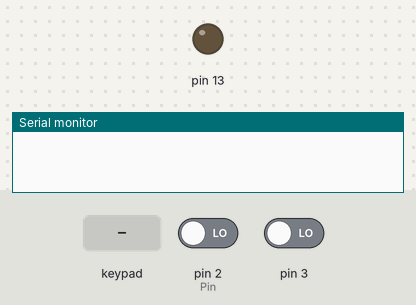
The sketch below on a simulated Arduino Uno, built with avr-gcc and run on an emulated ATmega328P. Parts: output pins drawn as LEDs (lit = HIGH), the last lines printed to the serial monitor. The test bench sets the inputs (shaded band); at power-on: pin 2 (Pin) LOW, pin 3 LOW.

Above: at 1.2 s.
1.3 s: pin 2 (Pin) driven HIGH
At 2.0 s:
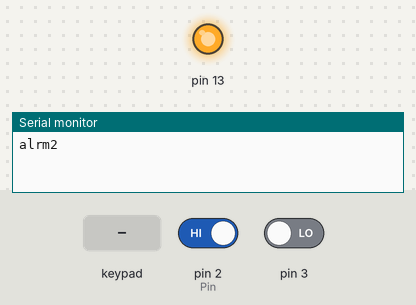
2.8 s: key '*' pressed
Timing chart, 0 to 5.8 s (numbered marks = the images above; inputs shaded):
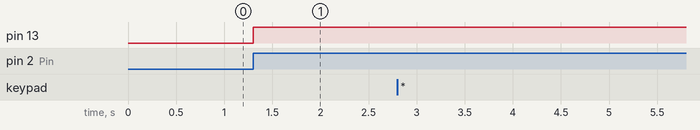

The sketch:

main.ino
```cpp
#include <Key.h>
#include <Keypad.h>

#define Pin 2

const byte ROWS = 4;
const byte COLS = 4;

byte rowPins[ROWS] = {4, 5, 6, 7}; //piny wierszy
byte colPins[COLS] = {8, 9, 10, 11};

char keys[ROWS][COLS] = { //keypad map
  {'1','2','3','A'},
  {'4','5','6','B'},
  {'7','8','9','C'},
  {'*','0','#','D'}
};

char typedByUser[5] = {'\0', '\0', '\0', '\0', '\0'};
int length = 0;

Keypad keypad = Keypad( makeKeymap(keys), rowPins, colPins,  ROWS, COLS ); // init keypad

bool isTriggered = false;
int armed = 1;

boolean lockLow = true;
boolean takeLowTime;
long unsigned int lowIn;
long unsigned int pause = 5000;

void clearPass(){
  for(int i = 0; i<5;i++){
    typedByUser[i]='\0';
  }
}

void triggerAlarm(int pin){
    if(armed){
      isTriggered = true;
      switch(pin){
      case 2:{
        Serial.println("alrm2");
        break;
      }
      case 3:{
        Serial.println("alrm3");
        break;
      }
      default:{
        Serial.println("errn1");
        break;
      }
    }
  }
}


void detectionPIN2(){
  triggerAlarm(2);
}

void detectionPIN3(){
  triggerAlarm(3);
}

void chceckKeypad(){
  char key = keypad.getKey();
  if(key == '#'){
    length = 0;
    clearPass();
  }else if(key == '*'){
    Serial.print("code");
    Serial.println(typedByUser);

    String input = Serial.readStringUntil('\n');
    Serial.println(input);
    if(input == "0") return; //nie sprawdził się

    if(input == "1") { //correct code
      if(armed){
        armed = false; //change state
        Serial.println("armd0");
      }
      else {
        armed = true;
        Serial.println("armd1");
      }
      isTriggered = false; //turn off the alarm
    }

    //clear pass
    length = 0;
    clearPass();

  }else if(key){
    typedByUser[length] = key;
    length = length + 1;
    if(length >= 5 ) {
      length = 0;
      clearPass();
    }
  }
}

void setup() {
  Serial.begin(9600);
  //TODO output dla diody
  pinMode(2, INPUT);
  pinMode(3, INPUT);
  pinMode(13,OUTPUT);
  attachInterrupt(digitalPinToInterrupt(2), detectionPIN2, RISING);
  attachInterrupt(digitalPinToInterrupt(3), detectionPIN3, RISING);

}

void loop() {
  chceckKeypad();
  /*char key = keypad.getKey();

  if (key){
    Serial.println(key);
  }*/
  if(isTriggered){
    digitalWrite(13, HIGH);
  } else{
    digitalWrite(13, LOW);
    //TODO dioda ma byc zgaszona
  }

}
```

Measured:
- after the input at 1.3 s, pin 13: LOW → HIGH at once
